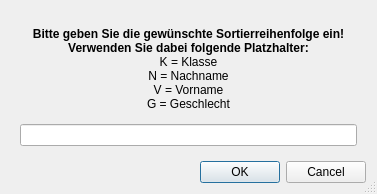
<?xml version="1.0" encoding="UTF-8"?>
<ui version="4.0">
 <class>Dialog</class>
 <widget class="QDialog" name="Dialog">
  <property name="geometry">
   <rect>
    <x>0</x>
    <y>0</y>
    <width>377</width>
    <height>194</height>
   </rect>
  </property>
  <property name="windowTitle">
   <string>FFSportfest - Eigene Sortierung</string>
  </property>
  <property name="sizeGripEnabled">
   <bool>true</bool>
  </property>
  <layout class="QGridLayout" name="gridLayout">
   <item row="1" column="0">
    <widget class="QDialogButtonBox" name="buttonBox">
     <property name="orientation">
      <enum>Qt::Horizontal</enum>
     </property>
     <property name="standardButtons">
      <set>QDialogButtonBox::Cancel|QDialogButtonBox::Ok</set>
     </property>
     <property name="centerButtons">
      <bool>false</bool>
     </property>
    </widget>
   </item>
   <item row="0" column="0">
    <widget class="QWidget" name="widget" native="true">
     <layout class="QGridLayout" name="gridLayout_2">
      <item row="0" column="0" colspan="2">
       <widget class="QLabel" name="dlgText">
        <property name="text">
         <string>&lt;html&gt;&lt;head/&gt;&lt;body&gt;&lt;p align=&quot;center&quot;&gt;&lt;span style=&quot; font-weight:600;&quot;&gt;Bitte geben Sie die gewünschte Sortierreihenfolge ein! Verwenden Sie dabei folgende Platzhalter:&lt;/span&gt;&lt;br/&gt;K = Klasse&lt;br/&gt;N = Nachname&lt;br/&gt;V = Vorname&lt;br/&gt;G = Geschlecht&lt;/p&gt;&lt;/body&gt;&lt;/html&gt;</string>
        </property>
        <property name="wordWrap">
         <bool>true</bool>
        </property>
       </widget>
      </item>
      <item row="1" column="0" colspan="2">
       <widget class="QLineEdit" name="lineEdit"/>
      </item>
     </layout>
    </widget>
   </item>
  </layout>
 </widget>
 <resources/>
 <connections>
  <connection>
   <sender>buttonBox</sender>
   <signal>accepted()</signal>
   <receiver>Dialog</receiver>
   <slot>accept()</slot>
   <hints>
    <hint type="sourcelabel">
     <x>248</x>
     <y>254</y>
    </hint>
    <hint type="destinationlabel">
     <x>157</x>
     <y>274</y>
    </hint>
   </hints>
  </connection>
  <connection>
   <sender>buttonBox</sender>
   <signal>rejected()</signal>
   <receiver>Dialog</receiver>
   <slot>reject()</slot>
   <hints>
    <hint type="sourcelabel">
     <x>316</x>
     <y>260</y>
    </hint>
    <hint type="destinationlabel">
     <x>286</x>
     <y>274</y>
    </hint>
   </hints>
  </connection>
 </connections>
</ui>
